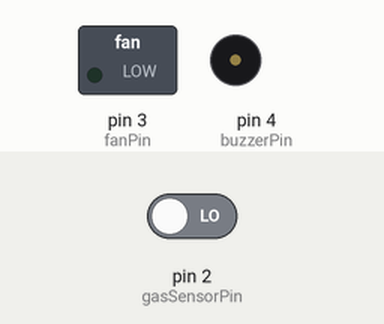
Simulated run of this sketch. Board: Arduino Uno, built with avr-gcc and run on an emulated ATmega328P. Shown: switched loads named in the sketch (green lamp = pin HIGH), buzzer (waves = sounding, pin HIGH). The inputs (shaded band) are chosen by the test bench; at power-on: pin 2 (gasSensorPin) LOW.

Above: at 2.8 s.
2.9 s: pin 2 (gasSensorPin) driven HIGH
At 3.8 s:
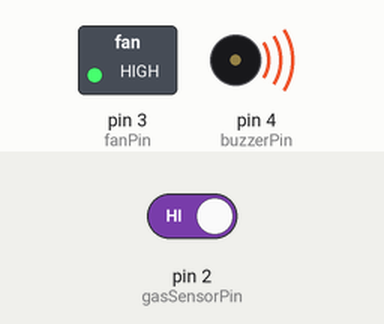
4.5 s: pin 2 (gasSensorPin) driven LOW
At 7.3 s:
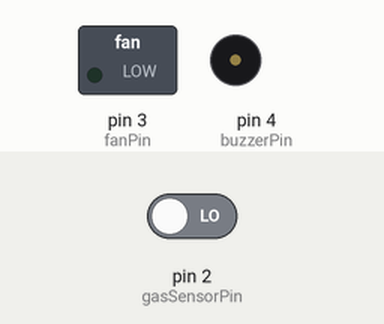
Timing chart, 0 to 8.8 s (numbered marks = the images above; inputs shaded):
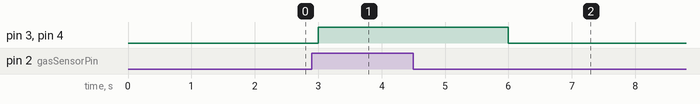

The sketch:

gas_fan__buzzer.ino
```cpp
// Define pin connections
const int gasSensorPin = 2;  // Digital pin connected to the gas sensor
const int fanPin = 3;        // Digital pin connected to the fan relay
const int buzzerPin = 4;     // Digital pin connected to the buzzer relay

void setup() {
  pinMode(gasSensorPin, INPUT);
  pinMode(fanPin, OUTPUT);
  pinMode(buzzerPin, OUTPUT);
}

void loop() {
  // Read the digital output from the gas sensor
  int gasValue = digitalRead(gasSensorPin);

  // Check if gas is detected (digital output is HIGH)
  if (gasValue == HIGH) {
    // Turn on the fan and buzzer
    digitalWrite(fanPin, HIGH);
    digitalWrite(buzzerPin, HIGH);
    delay(2000);
  } else {
    // Turn off the fan and buzzer
    digitalWrite(fanPin, LOW);
    digitalWrite(buzzerPin, LOW);
  }

  // Add a delay to avoid rapid switching
  delay(1000);
}
```

Measured:
- after the input at 2.9 s, pin 3 (fanPin), pin 4 (buzzerPin): LOW → HIGH after 0.10 s
- after the input at 4.5 s, pin 3 (fanPin), pin 4 (buzzerPin): HIGH → LOW after 1.5 s
